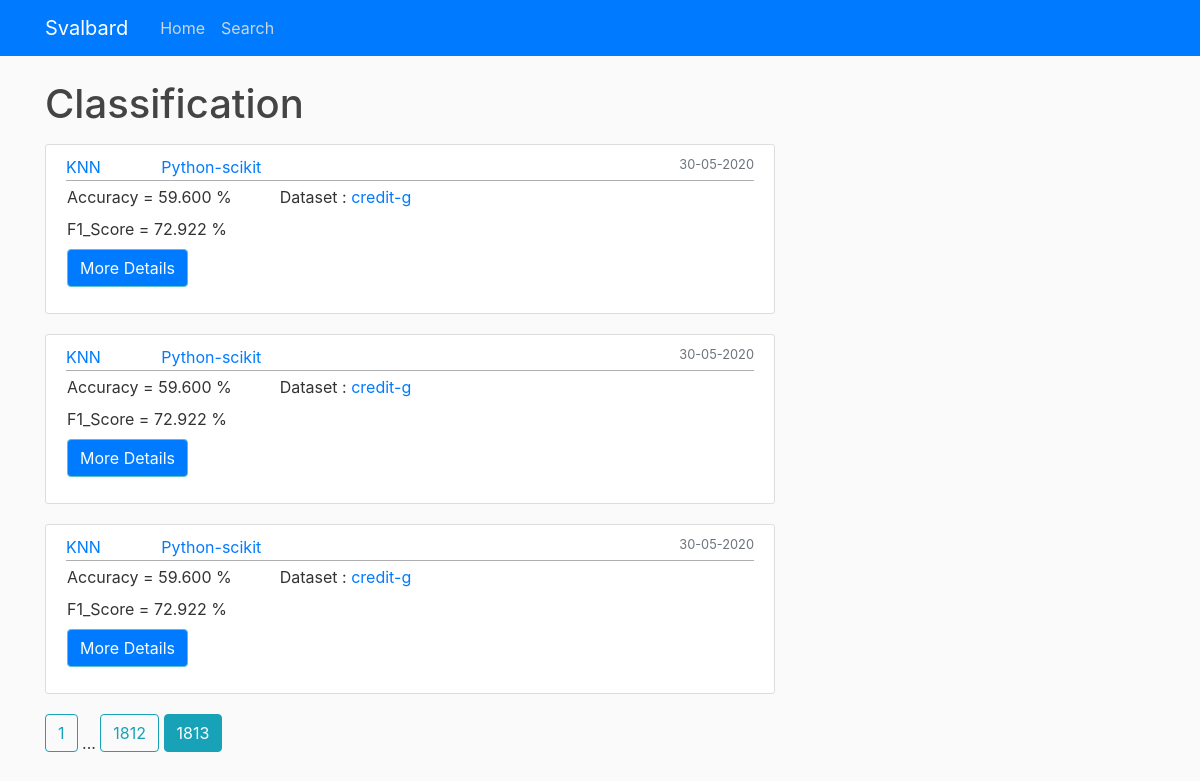
/process/Classification?page=1813, run on an earlier commit of the app's database.
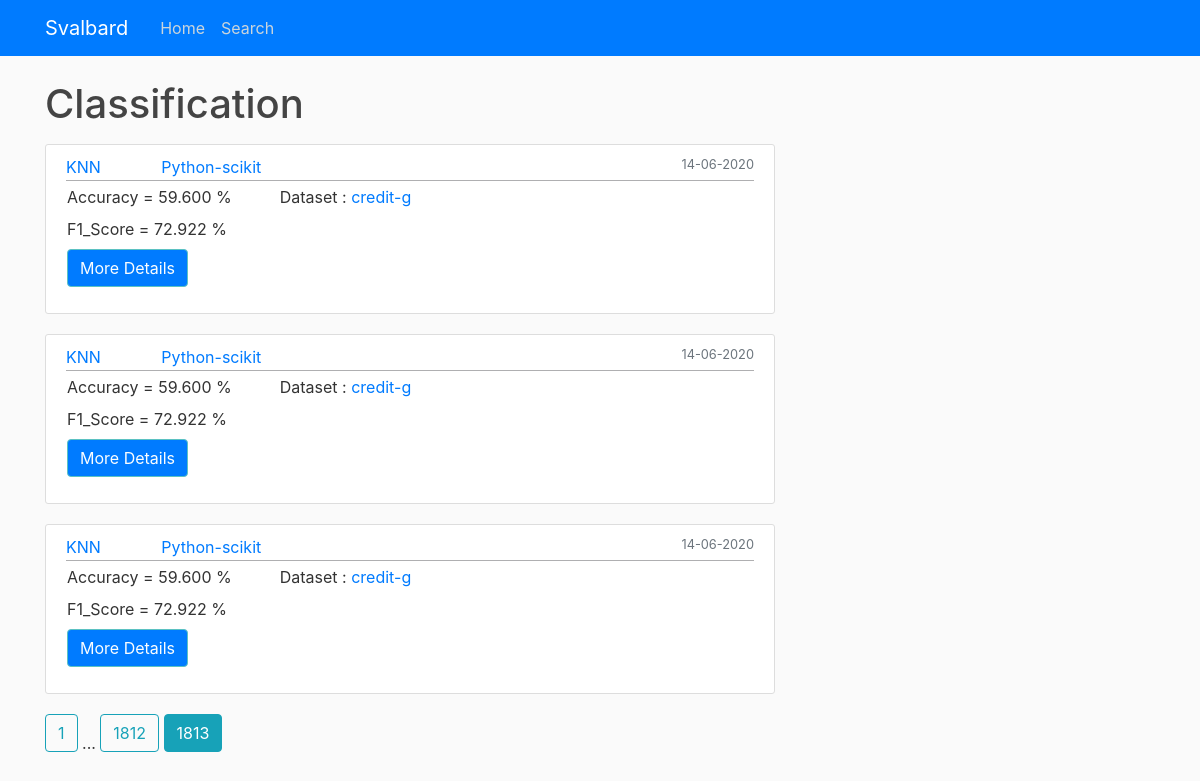
And on a later commit of the database.
### Svalbard/models.py (models this page shows, shortened)
class Result(db.Model):
    id = db.Column(db.Integer, primary_key=True)
    eID = db.Column(db.String(100), nullable=False, unique=True)
    fID = db.Column(db.String(100), nullable=False)
    dataset_id = db.Column(db.Integer, db.ForeignKey(
        'dataset.id'), nullable=False)
    task = db.Column(db.String(15), nullable=False)
    process = db.Column(db.String(20), nullable=False)
    platform = db.Column(db.String(15), nullable=False)
    metricsid = db.Column(db.Integer, db.ForeignKey(
        Metrics.id), nullable=False)
    date_posted = db.Column(db.DateTime, nullable=False,
                            default=datetime.utcnow)

class Dataset(db.Model):
    id = db.Column(db.Integer, primary_key=True)
    fID = db.Column(db.String(100), unique=True, nullable=False)
    dataset_name = db.Column(db.String(50), unique=True, nullable=False)
    csv_link = db.Column(db.String(150), unique=True,
                         nullable=False, default='Web')
    size = db.Column(db.Integer, default=0)
    Meta = db.relationship('Metadata', backref='details', lazy=True)
    data = db.relationship('Result', backref='dataset', lazy=True)

### Svalbard/routes.py (the view)
@app.route("/process/<string:process>")
def process(process):
    page = request.args.get('page', 1, type=int)
    results = Result.query.filter_by(process=process).order_by(
        Result.date_posted.desc()).paginate(page=page, per_page=5)
    return render_template('process.html', title='Process', process=process, results=results)

### Svalbard/templates/process.html (shortened to what this page needs)
{% extends "layout.html" %}
{% block content %}
    <h1 class="mb-3">{{ process }}</h1>
    {% for result in results.items %}
        <article class="media content-section">
          <div class="media-body">
            <div class="article-metadata">
              <a class="mr-2" href="{{ url_for('ML_task', task=result.task) }}">{{ result.task }}</a>
              <a class="mx-5" href="{{ url_for('ML_platform', platform=result.platform) }}">{{ result.platform}}</a>
              <small class="text-muted float-right">{{ result.date_posted.strftime('%d-%m-%Y') }}</small>
            </div>
            <div class='row mr-2'>
              <div class='column ml-3'>
                <div>Accuracy = {{'%0.3f' | format(result.details.Accuracy *100)}} %</div>
                <div class='mt-2'>F1_Score = {{'%0.3f' | format(result.details.F1_Score *100)}} %</div>
                <p class='mt-2'>
                  <button class="btn newRule btn-primary collapsed" type="button" data-toggle="collapse" data-target="#collapseExample - {{result.id}}" aria-expanded="false" aria-controls="collapseExample">
                  </button>
                </p>
              </div>
              <div class='column mx-5'>
                <div>Dataset : <a href="{{ url_for('ML_dataset', dataset=result.dataset.id) }}">{{ result.dataset.dataset_name}}</a></div>
              </div>
            </div>
          </div>
        </article>
    {% endfor %}
    {% for page_num in results.iter_pages(left_edge=1, right_edge=1, left_current=1, right_current=2) %}
      {% if page_num %}
        {% if results.page == page_num %}
          <a class="btn btn-info mb-4" href="{{ url_for('process', page=page_num, process=process) }}">{{ page_num }}</a>
        {% else %}
          <a class="btn btn-outline-info mb-4" href="{{ url_for('process', page=page_num, process=process) }}">{{ page_num }}</a>
        {% endif %}
      {% else %}
        ...
      {% endif %}
    {% endfor %}
{% endblock content %}

What changed in the data, as far as the page shows it:
changed Result (number 1 of 3 on the later page): date_posted "30-05-2020" → "14-06-2020"
changed Result (number 2 of 3 on the later page): date_posted "30-05-2020" → "14-06-2020"
changed Result (number 3 of 3 on the later page): date_posted "30-05-2020" → "14-06-2020"
